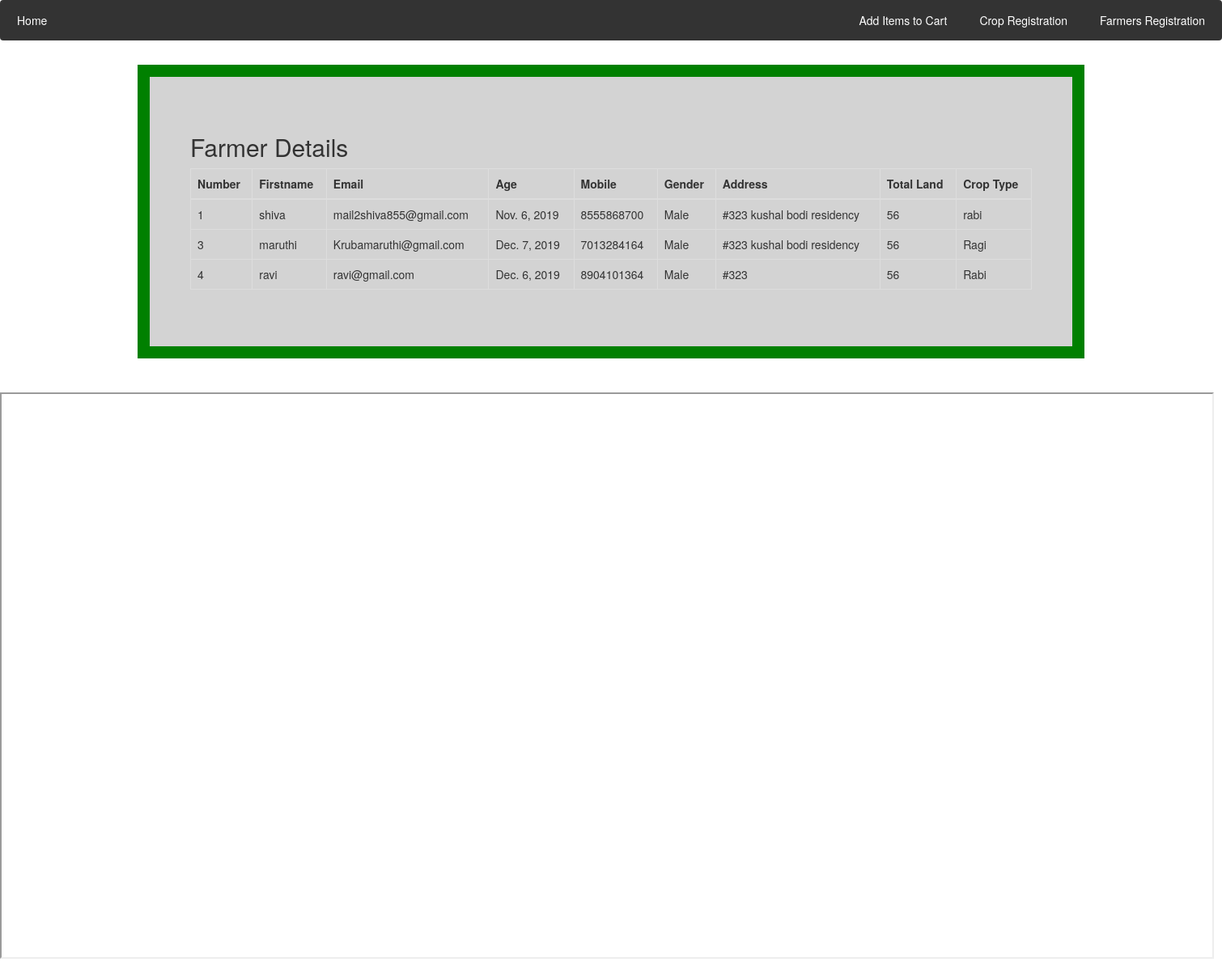
Page /farmerf on the committed database.
### AgroTech/models.py (models this page shows)
class FarmerRegister(models.Model):
    Regnumber=models.IntegerField(default=None,primary_key=True)
    Fname=models.CharField(max_length=30)
    Lname=models.CharField(max_length=30)
    Bdate=models.DateField()
    Email=models.EmailField()
    Mobile=models.IntegerField()
    Gender=models.CharField(max_length=30)
    Address=models.CharField(max_length=30)
    City=models.CharField(max_length=30)
    Pincode=models.IntegerField()
    State=models.CharField(max_length=30)
    Country=models.CharField(max_length=30)
    Tland=models.IntegerField()
    upimage=models.FileField(upload_to='documents/')
    Ctype=models.CharField(max_length=30)

### AgroTech/views.py (the view)
# urls.py: path('farmerf',views.fetchfarmer,name='fetchfarmer'),
def fetchfarmer(request):
    Allfarmers=FarmerRegister.objects.all()
    return render(request,'FetchFarmer.html',{'farmers':Allfarmers})

### Templates/FetchFarmer.html (shortened to what this page needs)
<!DOCTYPE html>
<html lang="en">
<head>
  <link rel="stylesheet" href="https://maxcdn.bootstrapcdn.com/bootstrap/3.4.0/css/bootstrap.min.css">
<link rel="stylesheet" href="/static/style/template.css">
</head>
<body>
<div class="navbar">
    <a href="Thankyou">Home</a>
    <a href="Farmer" class="right">Farmers Registration</a>
    <a href="cropreg" class="right">Crop Registration</a>
  <a href="Cart2" class="right">Add Items to Cart</a>
</div>
<form action="farmerf"  method="post">
  <div class="container">
  <h2>Farmer Details</h2>
  <div class="table-responsive">
  <table class="table table-bordered">
    <thead>
      <tr>
        <th>Number</th>
        <th>Firstname</th>
        <th>Email</th>
        <th>Age</th>
        <th>Mobile</th>
          <th>Gender</th>
        <th>Address</th>
          <th>Total Land</th>
          <th>Crop Type</th>
      </tr>
    </thead>
    <tbody>
      <tr>
        {% for i in farmers %}
        <td>{{i.Regnumber}}</td>
        <td>{{i.Fname}}</td>
        <td>{{i.Email}}</td>
        <td>{{i.Bdate}}</td>
        <td>{{i.Mobile}}</td>
        <td>{{i.Gender}}</td>
        <td>{{i.Address}}</td>
        <td>{{i.Tland}}</td>
        <td>{{i.Ctype}}</td>
      </tr>
    {% endfor %}
    </tbody>
  </table>
  </div>
</div>
  <iframe id="agent" src="crop" height="700" width="1500"></iframe
</form>
</body>
</html>

### static/style/template.css (style rules this page uses)
.navbar { overflow: hidden; background-color: #333; position: fixed; top: 0; width: 100%; margin-bottom: 8m; }
.navbar a { float: left; display: block; color: white; text-align: center; padding: 14px 20px; text-decoration: none; }
.navbar a.right { float: right; }
.container { margin-top:80px; background-color: lightgrey; border: 15px solid green; padding:50px; margin-bottom: 3em; }

### rows in the picture
FarmerRegister: Regnumber "1", Fname "shiva", Email "mail2shiva855@gmail.com", Bdate "Nov. 6, 2019", Mobile "8555868700", Gender "Male", Address "#323 kushal bodi residency", Tland "56", Ctype "rabi"
FarmerRegister: Regnumber "3", Fname "maruthi", Email "Krubamaruthi@gmail.com", Bdate "Dec. 7, 2019", Mobile "7013284164", Gender "Male", Address "#323 kushal bodi residency", Tland "56", Ctype "Ragi"
FarmerRegister: Regnumber "4", Fname "ravi", Email "ravi@gmail.com", Bdate "Dec. 6, 2019", Mobile "8904101364", Gender "Male", Address "#323", Tland "56", Ctype "Rabi"
